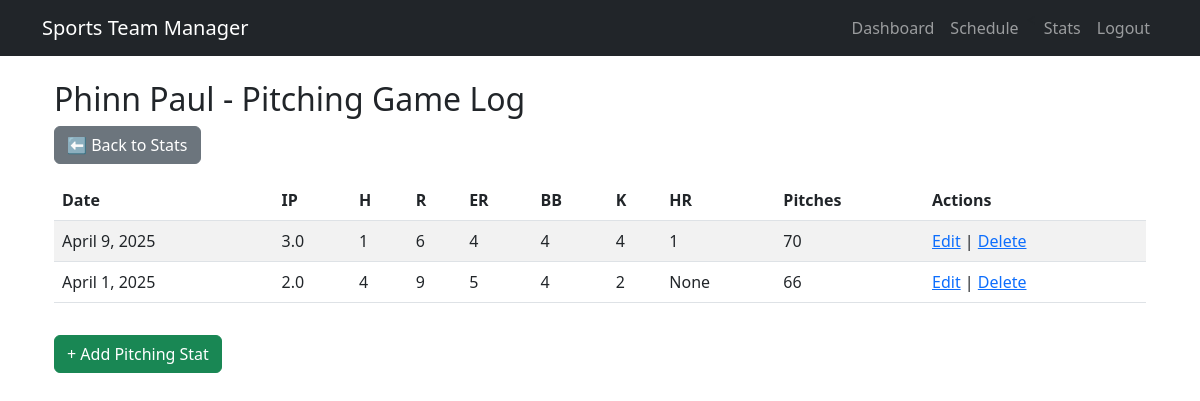
Page /player-pitching-stats/3/ (signed in) on the committed database.
### users/models.py (models this page shows, shortened)
class Player(models.Model):
    full_name = models.CharField(max_length=100)
    team = models.ForeignKey(Team, on_delete=models.CASCADE)
    position = models.CharField(max_length=50)
    user = models.ForeignKey(
        settings.AUTH_USER_MODEL,
        on_delete=models.SET_NULL,
        null=True,
        blank=True  # <== Important: allows optional
    )

class PitchingStat(models.Model):
    player = models.ForeignKey(Player, on_delete=models.CASCADE)
    team = models.ForeignKey(Team, on_delete=models.CASCADE, null=True, blank=True)
    sport = models.ForeignKey(Sport, on_delete=models.CASCADE, null=True, blank=True)
    game_date = models.DateField(default=timezone.now)
    innings_pitched = models.FloatField(null=True, blank=True)
    hits_allowed = models.IntegerField(null=True, blank=True)
    runs_allowed = models.IntegerField(null=True, blank=True)
    earned_runs = models.IntegerField(null=True, blank=True)
    walks = models.IntegerField(null=True, blank=True)
    strikeouts = models.IntegerField(null=True, blank=True)
    home_runs_allowed = models.IntegerField(null=True, blank=True)
    pitches_thrown = models.IntegerField(null=True, blank=True)

### users/views.py (the view)
# urls.py: path('player-pitching-stats/<int:player_id>/',views.player_pitching_log, name='player_pitching_game_log'),
@login_required
def player_pitching_log(request, player_id):
    player = get_object_or_404(Player, id=player_id)
    from .models import PitchingStat
    pitching_logs = PitchingStat.objects.filter(player=player).order_by('-game_date')
    return render(request, 'users/player_pitching_log.html', {
        'player': player,
        'pitching_logs': pitching_logs,
    })

### users/templates/users/player_pitching_log.html
{% extends "base.html" %}
{% block content %}
<div class="container mt-4">
    <h2>{{ player.full_name }} - Pitching Game Log</h2>
    <a class="btn btn-secondary mb-3" href="{% url 'stats_combined' %}">⬅️ Back to Stats</a>
    <table class="table table-striped">
        <thead>
            <tr>
                <th>Date</th>
                <th>IP</th>
                <th>H</th>
                <th>R</th>
                <th>ER</th>
                <th>BB</th>
                <th>K</th>
                <th>HR</th>
                <th>Pitches</th>
                <th>Actions</th>
            </tr>
        </thead>
        <tbody>
            {% for stat in pitching_logs %}
            <tr>
                <td>{{ stat.game_date|date:"F j, Y" }}</td>
                <td>{{ stat.innings_pitched }}</td>
                <td>{{ stat.hits_allowed }}</td>
                <td>{{ stat.runs_allowed }}</td>
                <td>{{ stat.earned_runs }}</td>
                <td>{{ stat.walks }}</td>
                <td>{{ stat.strikeouts }}</td>
                <td>{{ stat.home_runs_allowed }}</td>
                <td>{{ stat.pitches_thrown }}</td>
                <td>
                    <a href="{% url 'edit_pitching_stat' stat.id %}">Edit</a> |
                    <a href="{% url 'delete_pitching_stat' stat.id %}">Delete</a>
                </td>
            </tr>
            {% endfor %}
        </tbody>
    </table>
    <a class="btn btn-success mt-3" href="{% url 'add_pitching_stat' %}">+ Add Pitching Stat</a>
</div>
{% endblock %}

### rows in the picture
Player: full_name "Phinn Paul"
PitchingStat: game_date "April 9, 2025", innings_pitched "3.0", hits_allowed "1", runs_allowed "6", earned_runs "4", walks "4", strikeouts "4", home_runs_allowed "1", pitches_thrown "70"
PitchingStat: game_date "April 1, 2025", innings_pitched "2.0", hits_allowed "4", runs_allowed "9", earned_runs "5", walks "4", strikeouts "2", home_runs_allowed "None", pitches_thrown "66"
